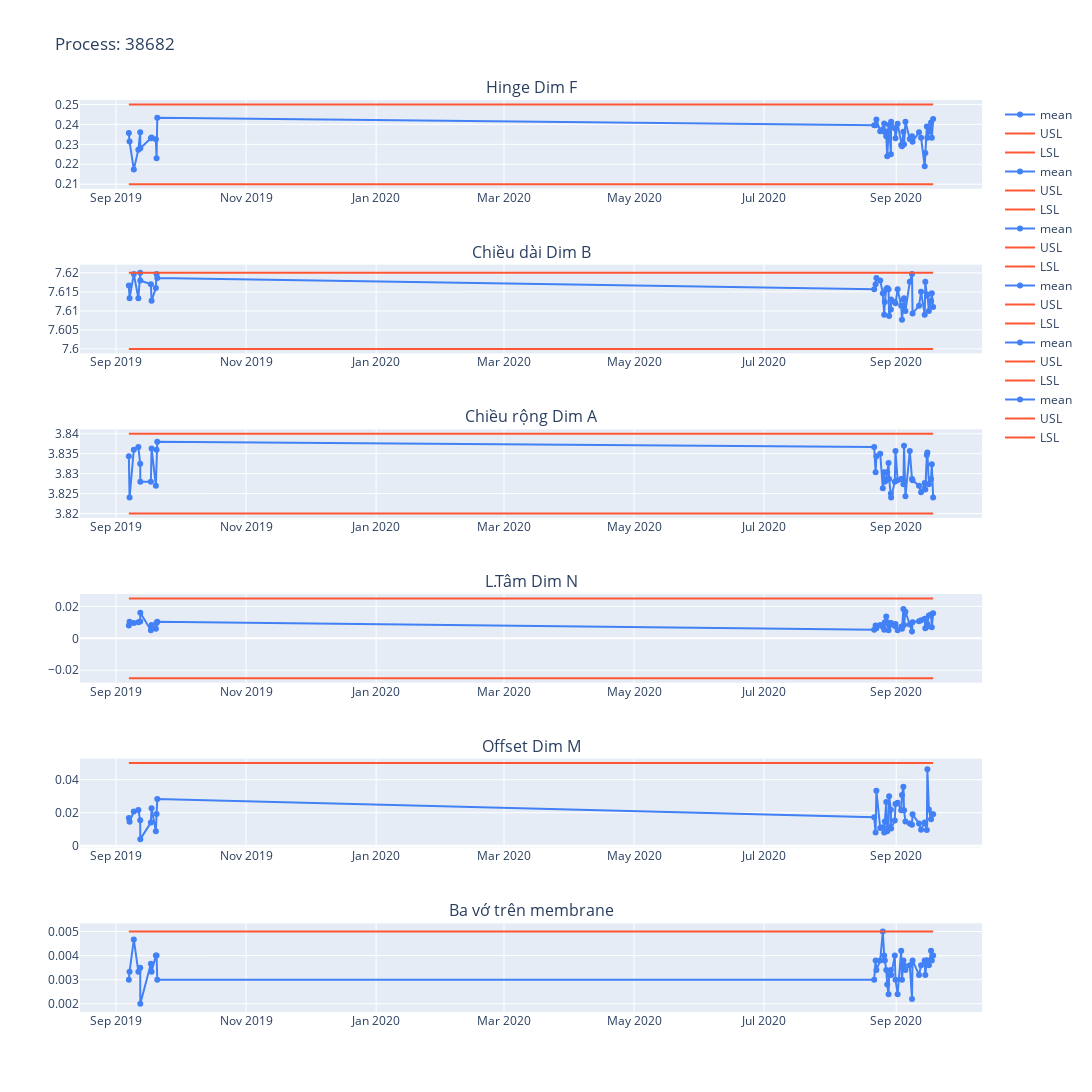

Notebook cell for this chart:
### Code cell
configure_plotly_browser_state()
def line_chart(process_select):
    fig_all=[]
    for process_name in process_select:
      df_dict=final_data[process_name] # process name
      i=1
      #Layout
      fig = make_subplots(          # Dim name
          rows=len(df_dict), cols=1,
          #shared_xaxes=True, # share same axis
          #vertical_spacing=0.05, # adjust spacing between charts
          #column_widths=[0.8, 0.2],
          subplot_titles=list(df_dict.keys()) # dict with key is process name and value is list of dim (contain name, cp, cpk...)
      )
      for name in list(df_dict.keys()): #also group
        df=df_dict[name].copy()
        df=df.sort_values(by=['Date'])
        for a in df.columns[1:]:
          df[a] = df[a].round(decimals=3)
        df=df.reset_index(drop=True)
        # Draw control chart
        df_group=df.groupby('Date').mean()
        #df=df.set_index('Date')
        #if start_date != '':
        #  df=df[start_date:end_date]
        #Control chart 1 
        fig.append_trace(go.Scatter(
                                x=df_group.index, y=df_group['Value'],mode='lines+markers',
                                name='mean ', 
                                line=dict( color='#4280F5')
                                ),row=i, col=1)
        #USL, LSL
        fig.append_trace(go.Scatter(x=df_group.index, y=df_group['USL'],name='USL ', line=dict( color='#FF5733'),mode='lines'),row=i, col=1)
        fig.append_trace(go.Scatter(x=df_group.index, y=df_group['LSL'],name='LSL ',line=dict( color='#FF5733'),mode='lines'),row=i, col=1)
        #fig.append_trace(go.Scatter(x=df_group.index, y=df_group['Nominal'],name='Nominal ',line=dict( color='#FF5733'),mode='lines'),row=i, col=1)
        # UCL, LCL
        #fig.append_trace(go.Scatter(x=df_group.index, y=df_group['UCL'],name='UCL ', line=dict( color='#33C2FF'),mode='lines'),row=i, col=1)
        #fig.append_trace(go.Scatter(x=df_group.index, y=df_group['LCL'],name='LCL ', line=dict( color='#33C2FF'),mode='lines'),row=i, col=1)
        #fig.append_trace(go.Scatter(x=df_group.index, y=df_group['Mean'],name='Mean ', line=dict( color='#33C2FF'),mode='lines'),row=i, col=1)
        i=i+1

      if len(df_dict)>1:
        fig.update_layout(height=200*len(df_dict), width=1200, title_text='Process: '+process_name)
      else:
        fig.update_layout(height=300, width=1200, title_text='Process: '+process_name)
      #fig update each process (contain a lot of dim inside)
      #fig.show()
      fig_all.append(fig)  
    return fig_all # fig nay chi la 1 process cuoi cung thoi, lam sao return toan bo fig ?

fig_all=line_chart(process_select)    
for fig in fig_all:
    fig.show()
